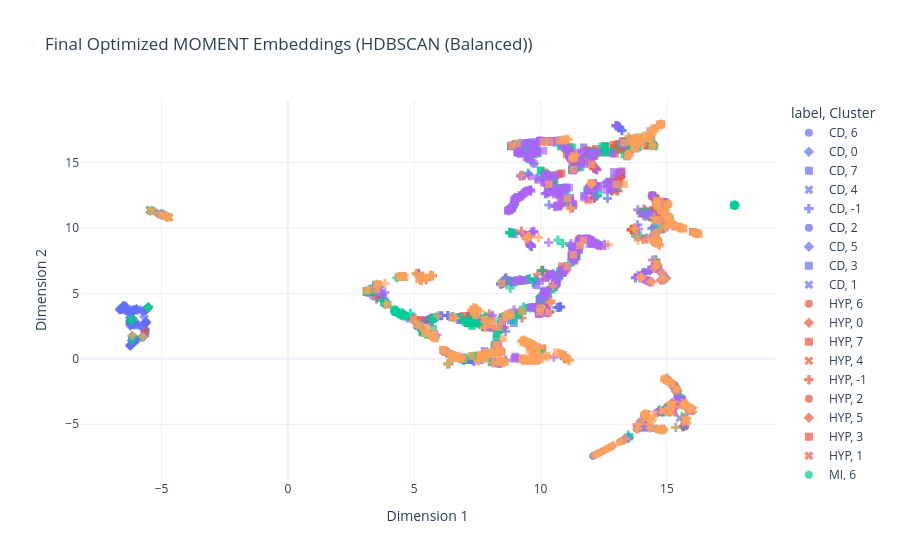
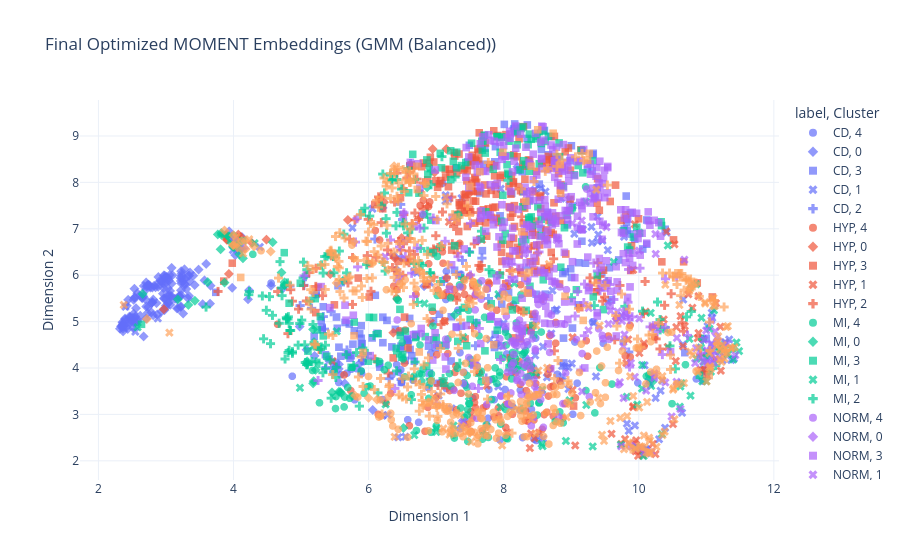

Notebook code cell kept with these figures, in order:
### Code cell
# --- 1. BALANCED HDBSCAN ---
best_h_bal = study_hdbscan_balanced.best_params
print(f"Building Balanced HDBSCAN with: {best_h_bal}")

hdbscan_reducer_bal = umap.UMAP(
    n_components=HDBSCAN_SPACE["umap_components"], 
    n_neighbors=best_h_bal["n_neighbors"], 
    min_dist=best_h_bal["min_dist"], 
    metric="cosine", 
    random_state=RANDOM_STATE
)
X_umap_bal = hdbscan_reducer_bal.fit_transform(X_norm_balanced)

hdbscan_model_bal = hdbscan.HDBSCAN(
    min_cluster_size=best_h_bal["min_cluster_size"], 
    min_samples=best_h_bal["min_samples"], 
    metric="euclidean"
)
labels_hdbscan_bal = hdbscan_model_bal.fit_predict(X_umap_bal)

evaluate_final_model(
    true_labels_balanced, 
    labels_hdbscan_bal, 
    "HDBSCAN (Balanced)"
)
plot_final_generic_model(
    X_umap_bal,
    true_labels_balanced,
    labels_hdbscan_bal,
    "HDBSCAN (Balanced)"
)


# --- 2. BALANCED GMM ---
best_gmm_bal = study_gmm_balanced.best_params
print(f"Building Balanced GMM with: {best_gmm_bal}")

pca_reducer_bal = PCA(
    n_components=best_gmm_bal["n_components_pca"], 
    random_state=RANDOM_STATE
)
X_pca_bal = pca_reducer_bal.fit_transform(X_norm_balanced)

gmm_model_bal = GaussianMixture(
    n_components=GMM_SPACE["n_components_gmm"], 
    covariance_type=best_gmm_bal["covariance_type"], 
    init_params=best_gmm_bal["init_params"], 
    n_init=GMM_SPACE["n_init"], 
    random_state=RANDOM_STATE
)
labels_gmm_bal = gmm_model_bal.fit_predict(X_pca_bal)

evaluate_final_model(
    true_labels_balanced,
    labels_gmm_bal,
    "GMM (Balanced)"
)
plot_final_generic_model(
    X_pca_bal,
    true_labels_balanced,
    labels_gmm_bal,
    "GMM (Balanced)"
)
